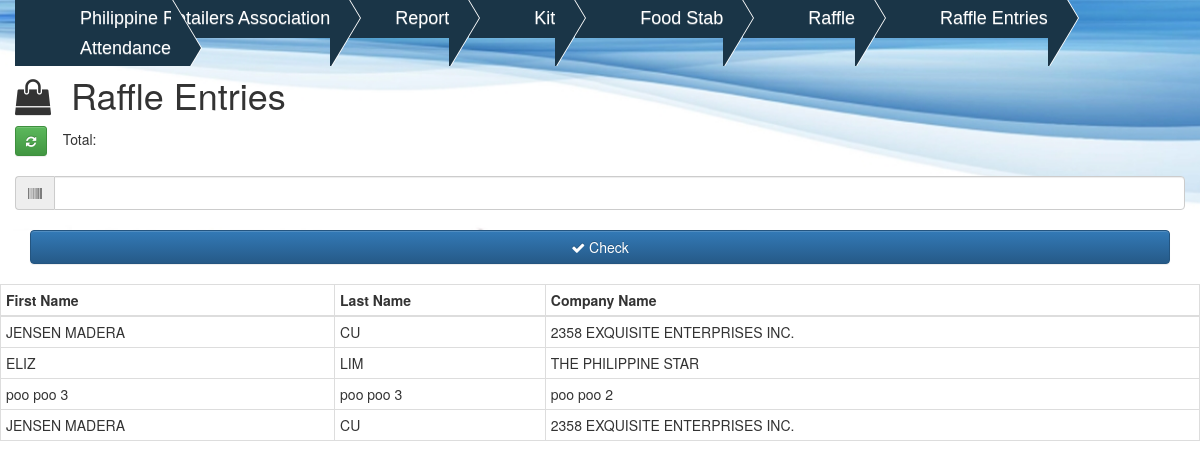
Page /index.php/raffleentries on the committed database.
### tables this page shows
CREATE TABLE IF NOT EXISTS `tbl_raffleentries` (
  `ID` int(11) NOT NULL AUTO_INCREMENT,
  `FirstName` varchar(255) DEFAULT NULL,
  `LastName` varchar(255) DEFAULT NULL,
  `CompanyName` varchar(255) DEFAULT NULL,
  `BarcodeID` varchar(255) DEFAULT NULL,
  `isPicked` int(11) NOT NULL,
  PRIMARY KEY (`ID`)
);

### application/core/MY_Loader.php (called while the page is built, shortened)
<?php
class MY_Loader extends CI_Loader {
	public function template($template_name, $vars = array(), $allowHeader = 0, $allowDoc = 0, $return = false){
		$curTemplate = $template_name ."/index";
		if($allowDoc == 0){
			if(file_exists(APPPATH ."views" .DIRECTORY_SEPARATOR ."templates/header.php")){
					$this->view("templates/header", $vars, $return);
			}
				if($allowHeader == 1){
					if(file_exists(APPPATH ."views" .DIRECTORY_SEPARATOR .$template_name .DIRECTORY_SEPARATOR ."navbar.php")){
						$this->view($template_name ."/navbar.php", $vars, $return);
					}
				}else{
					if(file_exists(APPPATH ."views" .DIRECTORY_SEPARATOR ."templates/navbar.php")){
							$this->view("templates/navbar", $vars, $return);
					}
				}
				$this->view($curTemplate, $vars, $return);
		}else{
			$this->view($curTemplate, $vars, $return);
		}
	}
}

### application/controllers/Raffleentries.php (called while the page is built, shortened)
<?php
class Raffleentries extends CI_Controller {
    function __construct(){
        $this->load->library("Sqlquery");
        $this->load->model("Raffleentriesmodel");
    }
    function index(){
        $this->load->helper("url");
        $arr["query"] = $this->Raffleentriesmodel->rafflename();
        $this->load->template("raffleentries", $arr);
    }
}

### index.php (called while the page is built, shortened)
<?php
require_once BASEPATH.'core/CodeIgniter.php';

### application/helpers/assets_helper.php (called while the page is built, shortened)
<?php
if(!function_exists("includeCss")){
	function includeCss($filename = ''){
		$CI = & get_instance();
		if(!$dir = $CI->config->item("asset_path")){
			$dir = "assets/";
		}
		return $CI->config->base_url($dir ."css/" .$filename) .".css";
	}
}

### application/libraries/Sqlquery.php (called while the page is built, shortened)
<?php
class Sqlquery{
	function Select($tablename, $fields, $wCondition = false, $condition = null, $orderby = null){
		$sql = "";
		if($wCondition){
			$sql = "Select " .$fields ." From " .$tablename ." Where " .$condition ." " .$orderby;
		}else {
			$sql = "Select " .$fields ." From " .$tablename ." " .$orderby;
		}
		return $sql;
	}
}

### application/models/Raffleentriesmodel.php (called while the page is built, shortened)
<?php
class Raffleentriesmodel extends CI_Model{
        function rafflename(){
            $sql = $this->sqlquery->select("tbl_raffleentries", "*", false, "BarcodeID = ?");
            $query = $this->db->query($sql, null);
            if ($query->num_rows()>1){
                return $query;
            }else {
                return false;
            }
        }
}

### application/views/raffleentries/index.php (the view, shortened to what this page needs)
<link rel="stylesheet" href="<?php echo includeCss("hstyle") ?>"/>
<div class="container">
    <div class="row">
         <div class="col-md-12">
            <div class="k-container">
                    <div class="row">
                            <div>
                                <h1><i class="fa fa-shopping-bag fa-6" aria-hidden="true"></i>&nbsp;&nbsp;Raffle Entries</h1>
                                <button class="btn btn-sm btn-success" id="btnCount"><i class="fa fa-refresh" aria-hidden="true"></i></button>&nbsp;&nbsp;
                                &nbsp;Total:&nbsp;<span class="k-count"></span>
                            </div>
                    </div>
                    <br>
                     <div class="row">
                            <div class="input-group">
                                <div class="input-group-addon"><i class="fa fa-barcode" aria-hidden="true"></i></div>
                                <input type="text" class="form-control" id="txtBarcode" autofocus/>
                            </div>
                    </div>
                <br>
                <button id="btnCheck" class="btn btn-primary btn-block btn-md"><i class="fa fa-check" aria-hidden="true"></i>&nbsp;Check</button>
            </div>
            <br>
         </div>
    </div>
</div>
<div class="form">
    <?php
        if ($query){
            echo "<table class='table-hover tablesorter span5 center-table table table-condensed table-bordered'>";
                echo "<thead>";
                    echo "<tr>";
                        echo "<th>First Name</th>";
                        echo "<th>Last Name</th>";
                        echo "<th>Company Name</th>";
                    echo "</tr>";
                echo "</thead>";
                echo "<tbody>";
                    foreach ($query->result_array() as $row) {
                        echo "<tr>";
                            echo "<td>" .$row["FirstName"] ."</td>";
                            echo "<td>" .$row["LastName"] ."</td>";
                            echo "<td>" .$row["CompanyName"] ."</td>";
                        echo "</tr>";
                    }
                echo "</tbody>";
            echo "</table>";
        }
     ?>
</div>

### application/views/templates/header.php (shortened to what this page needs)
<!DOCTYPE html>
<html lang="en">
	<head>
	</head>
		<body>
			<link rel="stylesheet" href="<?php echo includeCss("css/font-awesome.min") ?>">
			<link rel="stylesheet" href="<?php echo includeCss("bootstrap.min") ?> ">
			<link rel="stylesheet" href="<?php echo includeCss("bootstrap-theme.min") ?> ">
			<link rel="stylesheet" href="<?php echo includeCss("style") ?>">

### application/views/templates/navbar.php (shortened to what this page needs)
<div class="row">
		<nav class="navbar navbar-fixed-top" role="navigation">
			<div class="collapse navbar-collapse navbar-main-collapse">
				<ul class="breadcrumb nav navbar-nav navbar-left">
					<li><a href="<?php echo base_url() ."registration" ?>">Philippine Retailers Association</a></li>
					<li><a href="<?php echo base_url() ."records" ?>">Report</a></li>
					<li><a href="<?php echo base_url() ."kits" ?>">Kit</a></li>
					<li><a href="<?php echo base_url() ."foodstab" ?>"> Food Stab</a></li>
					<li><a href="<?php echo base_url() ."raffle" ?>">Raffle</a></li>
					<li><a href="<?php echo base_url() ."raffleentries" ?>">Raffle Entries</a></li>
					<li><a href="<?php echo base_url() ."attendance"?>">Attendance</a></li>
				</ul>
			</div>
		</nav>
</div>

### assets/css/style.css (style rules this page uses)
body { padding-top: 55px; background: url(../images/isds.jpg) no-repeat center center fixed; -webkit-background-size: cover; -moz-background-size: cover; -o-background-size: cover; background-repeat: no-repeat; background-position: center; background-size: cover; filter: progid:DXImageTransform.Microsoft.AlphaImageLoader(src='../images/isds.jpg', sizingMethod='scale'); -ms-filter: "progid:DXImageTransform.Microsoft.AlphaImageLoader(src='../images/isds.jpg', sizingMethod='scale')"; }

### assets/css/hstyle.css (style rules this page uses)
.breadcrumb { list-style: none; overflow: hidden; font: 18px Helvetica, Arial, Sans-Serif; position: relative; left: 0px; background-color : transparent; }
.breadcrumb li { float: left; height: 30px; }
.breadcrumb li a { color: white; text-decoration: none; padding: 10px 0 10px 65px; background: #193446; background: hsla(204, 47%, 19%, 1); position: relative; display: block; float: left; }
ul.breadcrumb { top: -10px; position: relative; }
.breadcrumb li a:after { content: " "; display: block; width: 0; height: 0; border-top: 50px solid transparent; border-bottom: 50px solid transparent; border-left: 30px solid hsla(204, 47%, 19%, 1); position: absolute; top: 50%; margin-top: -50px; left: 100%; z-index: 2; }
.breadcrumb li a:before { content: " "; display: block; width: 0; height: 0; border-top: 50px solid transparent; border-bottom: 50px solid transparent; border-left: 30px solid white; position: absolute; top: 50%; margin-top: -50px; margin-left: 1px; left: 100%; z-index: 1; }

### rows in the picture
tbl_raffleentries: FirstName "JENSEN MADERA", LastName "CU", CompanyName "2358 EXQUISITE ENTERPRISES INC."
tbl_raffleentries: FirstName "ELIZ", LastName "LIM", CompanyName "THE PHILIPPINE STAR"
tbl_raffleentries: FirstName "poo poo 3", LastName "poo poo 3", CompanyName "poo poo 2"
tbl_raffleentries: FirstName "JENSEN MADERA", LastName "CU", CompanyName "2358 EXQUISITE ENTERPRISES INC."
